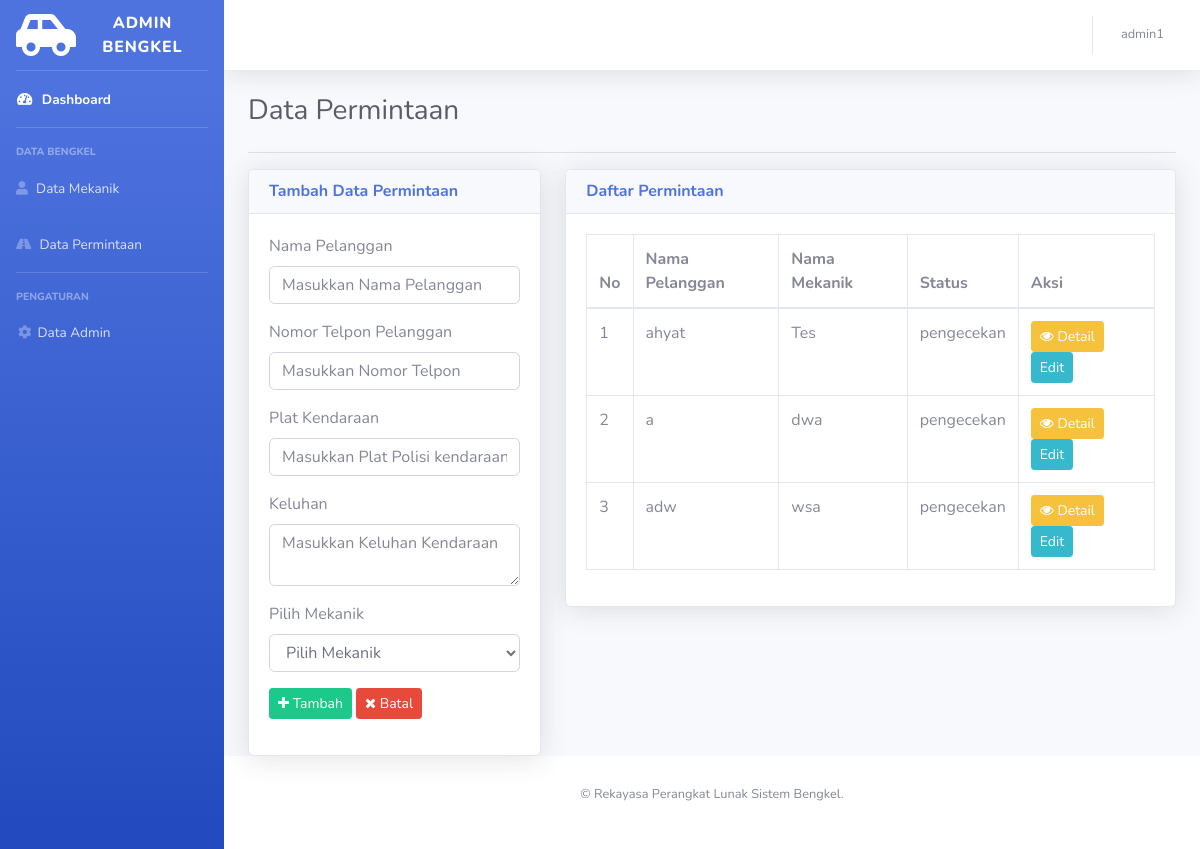
/page/admin/permintaan.php (signed in), run on an earlier commit of the app's database.
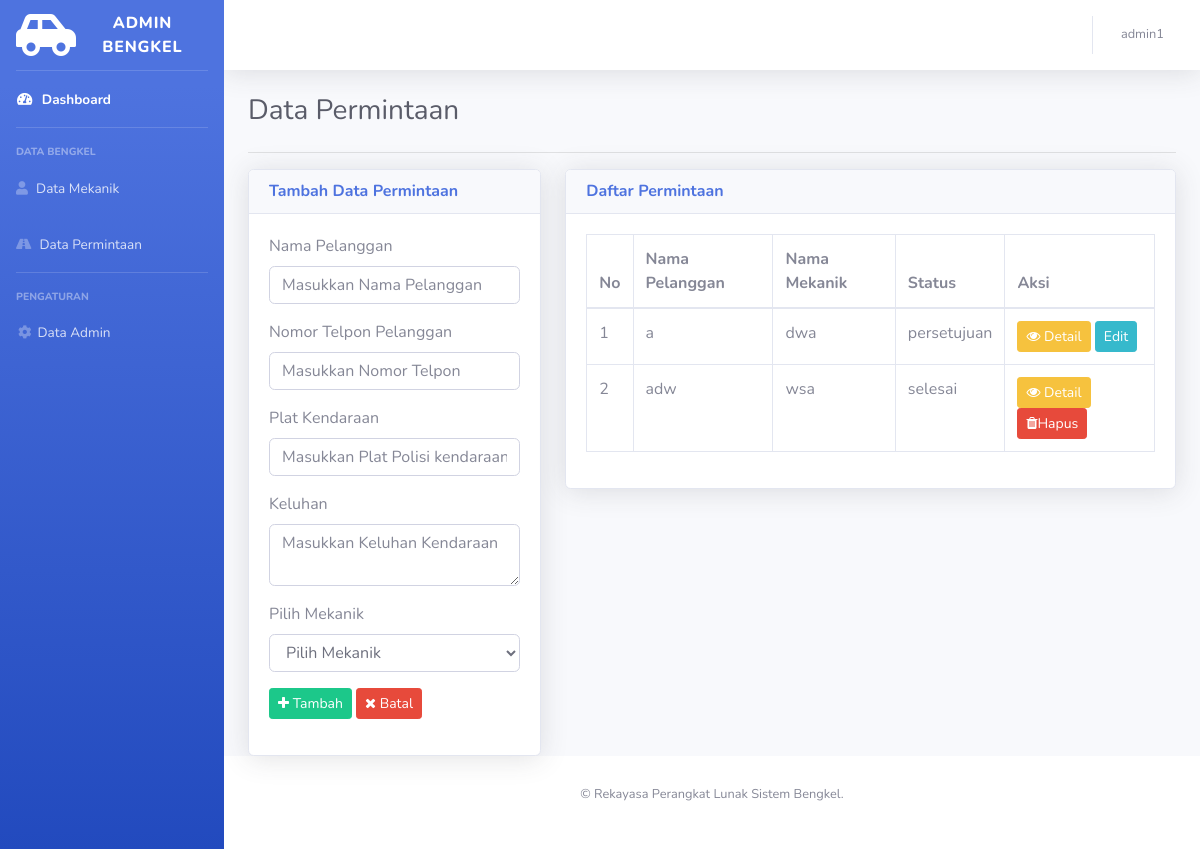
And on a later commit of the database.
### tables this page shows
CREATE TABLE `permintaan` (
  `id` int(11) NOT NULL,
  `nama` varchar(255) NOT NULL,
  `no_hp` varchar(255) NOT NULL,
  `plat_kendaraan` varchar(255) NOT NULL,
  `keluhan` text NOT NULL,
  `status` varchar(255) NOT NULL,
  `tanggal` datetime NOT NULL DEFAULT current_timestamp(),
  `id_admin` int(11) NOT NULL,
  `id_mekanik` int(11) NOT NULL,
  `pengecekan` varchar(255) DEFAULT NULL,
  `detail` text DEFAULT NULL,
  `biaya` int(11) DEFAULT NULL
);

CREATE TABLE `mekanik` (
  `id` int(11) NOT NULL,
  `nama` varchar(255) NOT NULL,
  `username` varchar(255) NOT NULL,
  `password` varchar(255) NOT NULL,
  `gaji` int(255) NOT NULL DEFAULT 0,
  `bonus` int(255) NOT NULL DEFAULT 0,
  `status` varchar(255) NOT NULL DEFAULT 'senggang',
  `total_permintaan` int(11) NOT NULL DEFAULT 0
);

### page/admin/permintaan.php (the view, shortened to what this page needs)
<!DOCTYPE html>
<html lang="en">
<head>
    <link href="vendor/fontawesome-free/css/all.min.css" rel="stylesheet" type="text/css">
    <link href="../style/sb-admin-2.min.css" rel="stylesheet">
    <link rel="stylesheet" href="https://maxcdn.bootstrapcdn.com/font-awesome/4.4.0/css/font-awesome.min.css">
</head>
<body id="page-top">
    <div id="wrapper">
        <ul class="navbar-nav bg-gradient-primary sidebar sidebar-dark accordion" id="accordionSidebar">
            <a class="sidebar-brand d-flex align-items-center justify-content-center" href="index.php">
                <div class="sidebar-brand-icon rotate-n-60">
                <i class='fas fa-car-side' style='font-size:48px;color:white'></i>
                </div>
                <div class="sidebar-brand-text mx-3">ADMIN Bengkel</div>
            </a>
            <hr class="sidebar-divider my-0">
            <li class="nav-item active">
                <a class="nav-link" href="index.php">
                    <i class="fas fa-fw fa-tachometer-alt"></i>
                    <span>Dashboard</span></a>
            </li>
            <hr class="sidebar-divider">
            <div class="sidebar-heading">
                Data Bengkel
            </div>
            <li class="nav-item">
                <a class="nav-link" href="mekanik.php">
                    <i class="fas fa-user"></i>
                    <span>Data Mekanik</span></a>
            </li>
            <li class="nav-item">
                <a class="nav-link" href="permintaan.php">
                    <i class="fas fa-road" ></i>
                    <span>Data Permintaan</span></a>
            </li>
            <hr class="sidebar-divider">
            <div class="sidebar-heading">
                Pengaturan
            </div>
            <li class="nav-item">
                <a class="nav-link" href="akun.php"><i class="fas fa-fw fa-cog"></i><span>Data Admin</span></a>
            </li>
        </ul>
        <div id="content-wrapper" class="d-flex flex-column">
            <div id="content">
                <nav class="navbar navbar-expand navbar-light bg-white topbar mb-4 static-top shadow">
                    <ul class="navbar-nav ml-auto">
                            <ul class="navbar-nav ml-auto">
                                <li class="nav-item dropdown no-arrow">
                                    <a class="nav-link dropdown-toggle" href="#" id="userDropdown" role="button" data-toggle="dropdown" aria-haspopup="true" aria-expanded="false">
                                        <span class="mr-2 d-none d-lg-inline text-gray-600 small"><?= $_SESSION['username'] ?></span>
                                    </a>
                                </li>
                            </ul>
                    </ul>
                </nav>
                <div class="container-fluid">
                    <div class="d-sm-flex align-items-center justify-content-between mb-4">
                        <h1 class="h3 mb-0 text-gray-800">Data Permintaan</h1>
                    </div>
                    <hr>
                    <div class="row">
                        <div class="col-sm-4">
                            <div class="card shadow">
                                <div class="card-header">
                                    <h6 class="m-0 font-weight-bold text-primary">Tambah Data Permintaan</h6>
                                </div>
                                <div class="card-body">
                                    <form method="POST" action="../../core/buatPermintaan.php" enctype="multipart/form-data">
                                        <div class="form-group">
                                            <label for="nama">Nama Pelanggan</label>
                                            <input type="text" name="nama" id="nama" required="required" placeholder="Masukkan Nama Pelanggan" autocomplete="off" class="form-control">
                                        </div>
                                        <div class="form-group">
                                            <label for="no_hp">Nomor Telpon Pelanggan</label>
                                            <input type="text" name="no_hp" id="no_hp" required="required" placeholder="Masukkan Nomor Telpon" autocomplete="off" class="form-control">
                                        </div><div class="form-group">
                                            <label for="plat_kendaraan">Plat Kendaraan</label>
                                            <input type="text" name="plat_kendaraan" id="plat_kendaraan" required="required" placeholder="Masukkan Plat Polisi kendaraan" autocomplete="off" class="form-control">
                                        </div>
                                        <div class="form-group">
                                            <label for="keluhan">Keluhan</label>
                                            <textarea name = 'keluhan' id = "keluhan" required="required" placeholder="Masukkan Keluhan Kendaraan" autocomplete="off" class="form-control"></textarea>
                                        </div>
                                        <div class="form-group">
                                            <label for="id_mekanik">Pilih Mekanik</label>
                                            <select name ='id_mekanik' id="id_mekanik" class="form-control" required="required">
                                            <option value="">Pilih Mekanik</option>
                                            </select>
                                        </div>
                                        <div class="form-group">
                                            <button type="submit" class="btn btn-sm btn-success" name="tambah"><i class="fa fa-plus"></i> Tambah</button>
                                            <button type="reset" class="btn btn-sm btn-danger"><i class="fa fa-times"></i> Batal</button>
                                        </div>
                                    </form>
                                </div>
                            </div>
                        </div>
                        <div class="col-sm-8">
                            <div class="card shadow">
                                <div class="card-header">
                                    <h6 class="m-0 font-weight-bold text-primary">Daftar Permintaan</h6>
                                </div>
                                <div class="card-body">
                                    <?php
                                        include '../../core/koneksi.php';
                                        $query = "select m.nama AS namaMekanik, p.* from permintaan p INNER JOIN mekanik m ON p.id_mekanik=m.id";
                                        $result = $konek->query($query);
                                        $num_results = $result->num_rows;
                                        if($num_results > 0){
                                            echo "<table class='table table-bordered' id='dataTable' cellspacing='0'>";
                                            echo "<thead>";
                                            echo "<tr>";
                                                echo "<th>No</th>";
                                                echo "<th>Nama Pelanggan</th>";
                                                echo "<th>Nama Mekanik</th>";
                                                echo "<th>Status</th>";
                                                echo "<th>Aksi</th>";
                                            echo "</tr>";
                                            echo "</thead>";
                                            echo "<tbody>";
                                            $no = 1;
                                            while($row = $result->fetch_assoc()){
                                                extract($row);
                                    ?>
                                            <tr>
                                                <td><?php echo $no++; ?></td>
                                                <td><?php echo $row['nama']; ?></td>
                                                <td><?php echo $row['namaMekanik']; ?></td>
                                                <td><?php echo $row['status']; ?></td>
                                                <td>
                                                    <a href='detailPermintaan.php?id=<?php echo $row['id']; ?>' class='btn btn-sm btn-warning'><i class='fa fa-eye'></i> Detail</a>
                                                    <?php
                                                        if ($row['status']=='selesai' || $row['status']=='batal') {
                                                            echo '<a href="../../core/hapusPermintaan.php?id=' . $row['id'] . '" class="btn btn-sm btn-danger" onclick="return confirm(\'apakah anda yakin?\')"><i class="fa fa-trash"></i>Hapus</a>';
                                                        } else {
                                                            echo '<a href="editPermintaan.php?id=' . $row['id'] . '" class="btn btn-sm btn-info"><i class="fa"></i>Edit</a>';
                                                        }
                                                    ?>
                                                </td>
                                            </tr>
                                            <?php
                                            }
                                            ?>
                                            </tbody>
                                            </table>
                                    <?php
                                        }
                                    ?>
                                </div>
                            </div>
                        </div>
				</div>
            </div>
            <footer class="sticky-footer bg-white">
                <div class="container my-auto">
                    <div class="copyright text-center my-auto">
                        <p>&copy; Rekayasa Perangkat Lunak Sistem Bengkel.</p>
                    </div>
                </div>
            </footer>
        </div>
    </div>
</body>
</html>

What changed in the data, as far as the page shows it:
removed permintaan: nama "ahyat", id_mekanik.nama "Tes", status "pengecekan"
changed permintaan "dwa": status "pengecekan" → "persetujuan"
changed permintaan "adw": status "pengecekan" → "selesai"; status "Edit" → "Hapus"
